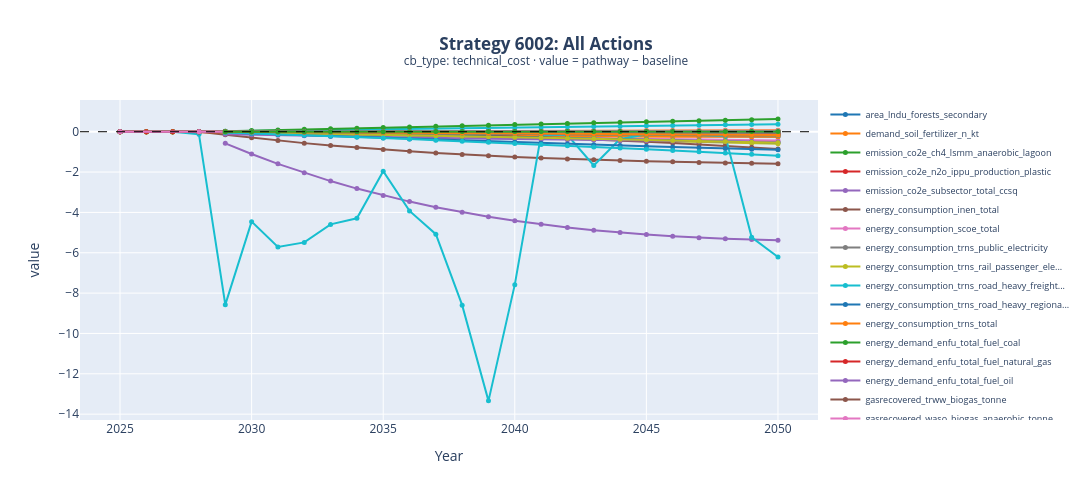
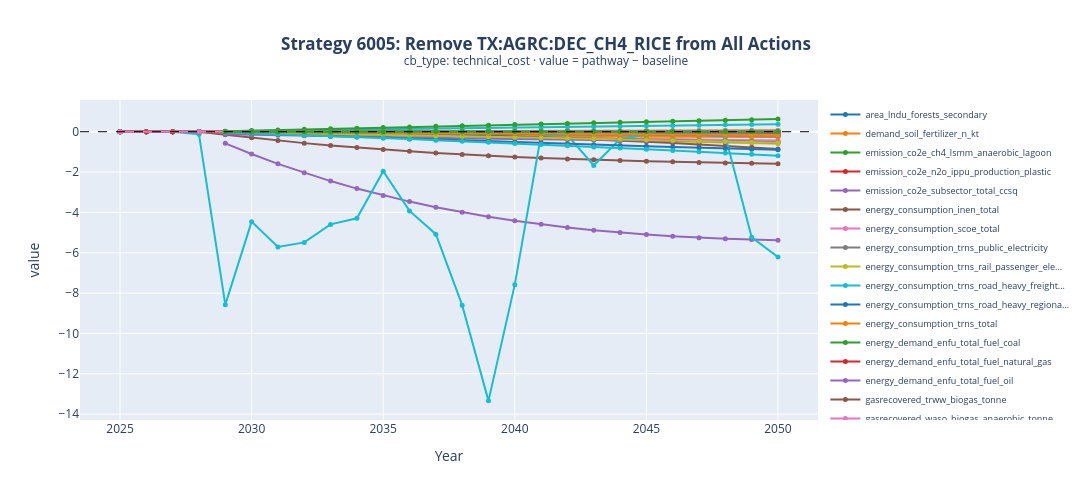
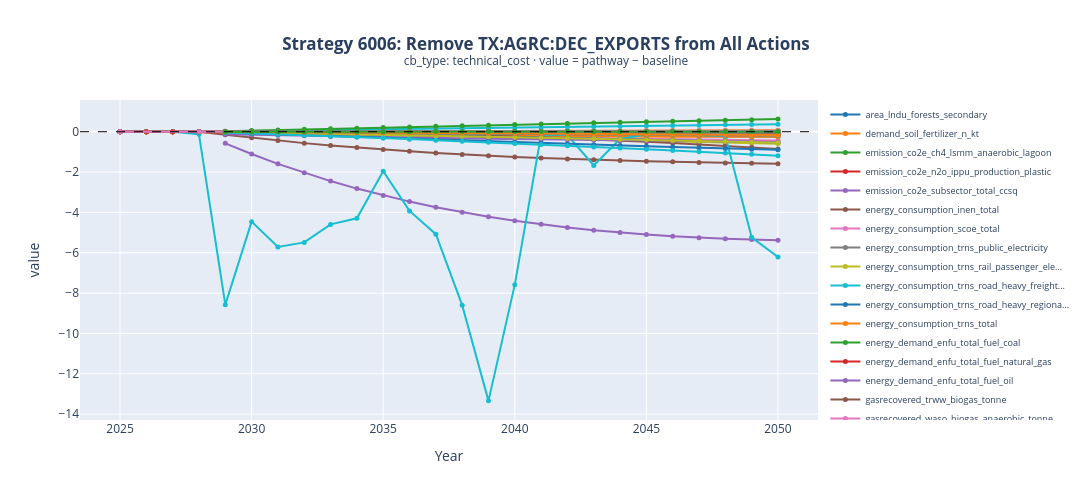
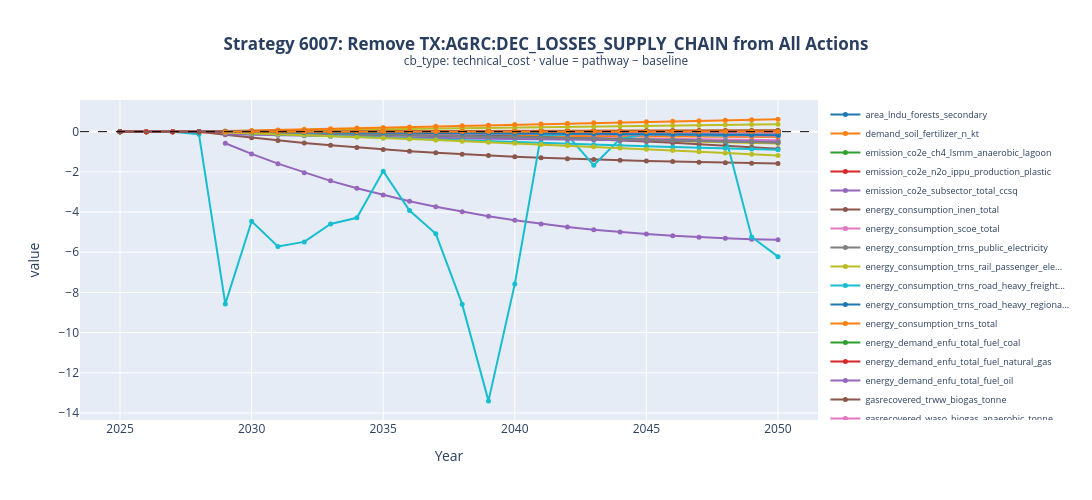

Notebook code cell kept with these figures, in order:
### Code cell
# ── 3. Diferencia (value) por difference_variable en el tiempo ────────────────
CB_TYPE_FILTER = ['technical_cost']   # ← cambia aquí para incluir otros cb_types

PALETTE = [
    '#1f77b4','#ff7f0e','#2ca02c','#d62728','#9467bd',
    '#8c564b','#e377c2','#7f7f7f','#bcbd22','#17becf',
]

# Agregar value por (strategy_id, difference_variable, Year)
agg_val = (
    cb_data[cb_data['cb_type'].isin(CB_TYPE_FILTER) & (cb_data['value'] != 0)]
    .groupby(['strategy_id', 'difference_variable', 'Year'], dropna=False)['value']
    .sum()
    .reset_index()
)

print(f'Filas en agg_val: {len(agg_val)}')
print(f'strategy_ids: {sorted(agg_val["strategy_id"].unique())}')
print(f'difference_variables: {sorted(agg_val["difference_variable"].dropna().unique())}')
display(agg_val.head(10))

for strat_id in sorted(agg_val['strategy_id'].unique()):
    sub = agg_val[agg_val['strategy_id'] == strat_id].copy()
    if sub.empty:
        continue

    strategy_label = cb_data.loc[cb_data['strategy_id'] == strat_id, 'strategy'].iloc[0]
    diff_vars = sorted(sub['difference_variable'].dropna().unique())

    fig = go.Figure()
    for i_dv, dv in enumerate(diff_vars):
        df_dv = sub[sub['difference_variable'] == dv].sort_values('Year')
        color = PALETTE[i_dv % len(PALETTE)]
        short_dv = dv if len(dv) <= 45 else dv[:42] + '...'
        fig.add_trace(go.Scatter(
            x=df_dv['Year'], y=df_dv['value'],
            mode='lines+markers',
            line=dict(color=color, width=2),
            marker=dict(size=5),
            name=short_dv,
            hovertemplate=f'<b>{dv}</b><br>value: %{{y:,.2f}}<br>Year: %{{x}}<extra></extra>',
        ))

    fig.add_hline(y=0, line=dict(color='black', dash='dash', width=1))
    fig.update_layout(
        title=dict(
            text=(
                f'<b>Strategy {int(strat_id)}: {strategy_label}</b><br>'
                f'<sup>cb_type: {", ".join(CB_TYPE_FILTER)} · value = pathway − baseline</sup>'
            ),
            x=0.5,
        ),
        xaxis_title='Year', xaxis=dict(tickformat='d'),
        yaxis_title='value',
        height=500, width=1100,
        legend=dict(orientation='v', x=1.01, y=1, font=dict(size=9)),
        hovermode='x unified',
    )
    fig.show()
